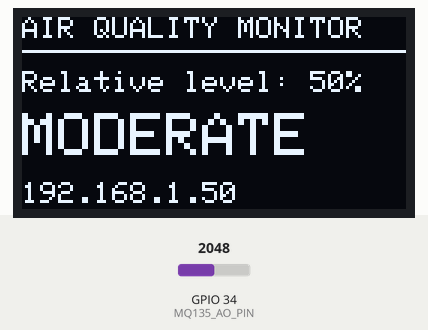
Recording of a sketch running on a simulated ESP32. Parts: 128×64 one-colour display. Inputs (shaded band) come from the test bench; at power-on: GPIO 34 (MQ135_AO_PIN) = 2048 (analog values on the 0–4095 scale). WiFi joins after 1.5 s; servers stay silent unless stated; what the sketch prints to the serial monitor is not drawn.

Above: at 2.1 s.
2.2 s: GPIO 34 (MQ135_AO_PIN) set to 2140
4.5 s: GPIO 34 (MQ135_AO_PIN) set to 2245
At 5.9 s:
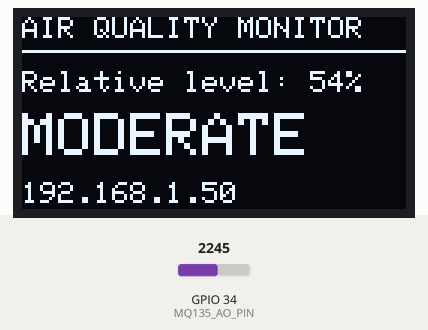
6.5 s: GPIO 34 (MQ135_AO_PIN) set to 2333
At 7.5 s:
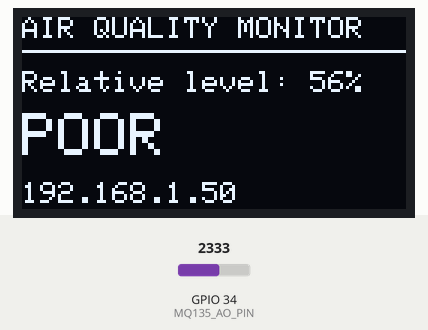
8.5 s: GPIO 34 (MQ135_AO_PIN) set to 1060
At 10.3 s:
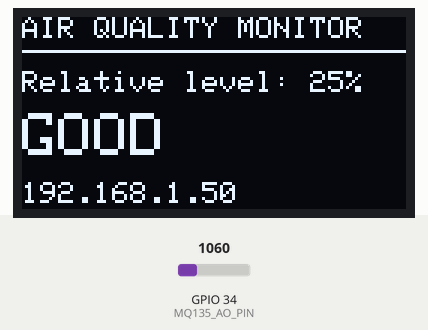
Timing chart, 0 to 11.5 s (numbered marks = the images above; inputs shaded):
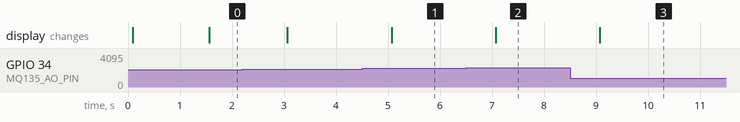

The sketch:

40_wifi_air_quality_monitor.ino
```cpp
/*
  Project 40: Wi-Fi Air Quality Monitor (ESP32 + MQ-135 + OLED + WebServer)
  IoT Project Kit - ESP32 Dev Module

  Description:
  An IoT-enabled indoor air quality telemetry station built with an ESP32
  microcontroller, an MQ-135 hazardous gas and air quality sensor module,
  and a 0.96" SSD1306 I2C OLED display.

  The MQ-135 sensor is sensitive to ammonia (NH3), nitrogen oxides (NOx), alcohol,
  benzene, smoke, and CO2:
  - The ESP32 samples the analog output (AO) on GPIO 34 (ADC1_CH6) using a 12-sample
    averaging routine to filter out ADC noise.
  - The raw 12-bit ADC value (0 - 4095) is mapped to a relative 0 - 100% pollution index:
    * ADC <= 1100: "GOOD"
    * 1101 - 2300: "MODERATE"
    * > 2300: "POOR"
  - The 0.96" SSD1306 OLED screen displays the header line, relative air quality %,
    categorical air status in large font, and the local Wi-Fi IP address.
  - The embedded HTTP web server on port 80 serves a styled HTML5 dashboard card
    with auto-refresh every 2 seconds (<meta http-equiv='refresh' content='2'>)
    allowing remote monitoring from any web browser on the local network.

  Connections:
  - MQ-135 Sensor VCC  -> ESP32 VIN (5V)
  - MQ-135 Sensor GND  -> ESP32 GND
  - MQ-135 Sensor AO   -> ESP32 GPIO 34 (ADC1_CH6 - Input Only)
  - OLED VDD / VCC     -> ESP32 VIN (5V) / 3V3
  - OLED GND           -> ESP32 GND
  - OLED SCK / SCL     -> ESP32 GPIO 22 (D22 - Hardware I2C SCL)
  - OLED SDA           -> ESP32 GPIO 21 (D21 - Hardware I2C SDA)

  Required Libraries:
  - WiFi (ESP32 core built-in)
  - WebServer (ESP32 core built-in)
  - Adafruit_GFX
  - Adafruit_SSD1306
  - Wire (built-in)
*/

#include <WiFi.h>
#include <WebServer.h>
#include <Wire.h>
#include <Adafruit_GFX.h>
#include <Adafruit_SSD1306.h>

// Wi-Fi network credentials (replace with your local network credentials)
const char* WIFI_SSID = "YOUR_WIFI_SSID";
const char* WIFI_PASSWORD = "YOUR_WIFI_PASSWORD";

constexpr uint8_t MQ135_AO_PIN = 34; // Analog output
constexpr uint8_t OLED_SDA = 21;
constexpr uint8_t OLED_SCL = 22;
constexpr int SCREEN_WIDTH = 128;
constexpr int SCREEN_HEIGHT = 64;
constexpr uint8_t OLED_ADDRESS = 0x3C;

Adafruit_SSD1306 display(SCREEN_WIDTH, SCREEN_HEIGHT, &Wire, -1);
WebServer server(80);

// Tune these ADC thresholds for your module.
// They indicate relative sensor response—not calibrated ppm or regulatory AQI.
constexpr int ADC_GOOD_MAX = 1100;
constexpr int ADC_MODERATE_MAX = 2300;

int rawReading = 0;
int airQualityPercent = 0; // Relative 0–100% sensor reading
String airStatus = "WARMING UP";
bool displayReady = false;
bool serverStarted = false;
unsigned long lastSampleMs = 0;
unsigned long lastWiFiAttemptMs = 0;

void sampleAir() {
  // Average samples to reduce ADC noise.
  uint32_t sum = 0;
  for (int i = 0; i < 12; ++i) {
    sum += analogRead(MQ135_AO_PIN);
    delay(3);
  }

  rawReading = sum / 12;
  airQualityPercent =
      constrain((int)((long)rawReading * 100L / 4095L), 0, 100);

  if (rawReading <= ADC_GOOD_MAX) {
    airStatus = "GOOD";
  } else if (rawReading <= ADC_MODERATE_MAX) {
    airStatus = "MODERATE";
  } else {
    airStatus = "POOR";
  }
}

String htmlPage() {
  String page = F(
      "<!doctype html><html><head>"
      "<meta name='viewport' content='width=device-width,initial-scale=1'>"
      "<meta http-equiv='refresh' content='2'>"
      "<title>ESP32 Air Quality Monitor</title>"
      "<style>body{font:20px Arial;text-align:center;"
      "background:#eef7ff;color:#123;padding:2em}"
      ".card{display:inline-block;background:white;padding:2em;"
      "border-radius:16px;box-shadow:0 2px 12px #abc}"
      ".level{font-size:3em;color:#1677c8}</style>"
      "</head><body><div class='card'>"
      "<h1>Air Quality Monitor</h1><div class='level'>");

  page += String(airQualityPercent);
  page += F("%</div><h2>");
  page += airStatus;
  page += F("</h2><p>MQ-135 ADC: ");
  page += String(rawReading);
  page += F(
      " / 4095</p>"
      "<small>Relative indication only; refreshes every 2 seconds</small>"
      "</div></body></html>");

  return page;
}

void handleRoot() {
  server.send(200, "text/html", htmlPage());
}

void updateDisplay() {
  if (!displayReady) return;

  display.clearDisplay();
  display.setTextColor(SSD1306_WHITE);
  display.setTextSize(1);
  display.setCursor(0, 0);
  display.println(F("AIR QUALITY MONITOR"));
  display.drawLine(0, 11, 127, 11, SSD1306_WHITE);

  display.setCursor(0, 18);
  display.print(F("Relative level: "));
  display.print(airQualityPercent);
  display.println(F("%"));

  display.setTextSize(2);
  display.setCursor(0, 32);
  display.println(airStatus);

  display.setTextSize(1);
  display.setCursor(0, 55);
  if (WiFi.status() == WL_CONNECTED) {
    display.print(WiFi.localIP());
  } else {
    display.print(F("WiFi connecting..."));
  }

  display.display();
}

void setup() {
  Serial.begin(115200);
  analogReadResolution(12);
  pinMode(MQ135_AO_PIN, INPUT);

  Wire.begin(OLED_SDA, OLED_SCL);
  displayReady = display.begin(SSD1306_SWITCHCAPVCC, OLED_ADDRESS);

  WiFi.mode(WIFI_STA);
  WiFi.begin(WIFI_SSID, WIFI_PASSWORD);
  lastWiFiAttemptMs = millis();

  // The MQ-135 heater needs warm-up; treat readings as relative.
  sampleAir();
  updateDisplay();
}

void loop() {
  const unsigned long now = millis();

  if (WiFi.status() == WL_CONNECTED) {
    if (!serverStarted) {
      server.on("/", handleRoot);
      server.begin();
      serverStarted = true;
      updateDisplay();

      Serial.print(F("Air monitor page: http://"));
      Serial.println(WiFi.localIP());
    }

    server.handleClient();
  } else {
    serverStarted = false;

    if (now - lastWiFiAttemptMs >= 10000UL) {
      WiFi.disconnect();
      WiFi.begin(WIFI_SSID, WIFI_PASSWORD);
      lastWiFiAttemptMs = now;
    }
  }

  if (now - lastSampleMs >= 1000UL) {
    sampleAir();
    updateDisplay();
    lastSampleMs = now;
  }

  delay(2);
}
```

Measured:
- the behaviour switches between 2300 and 2301 on GPIO 34 (MQ135_AO_PIN) (found by bisection; images 1 and 2)
- after the input at 4.5 s, the display: changes after 0.57 s (image 1)
- after the input at 6.5 s, the display: changes after 0.57 s (image 2)
- after the input at 8.5 s, the display: changes after 0.57 s (image 3)
